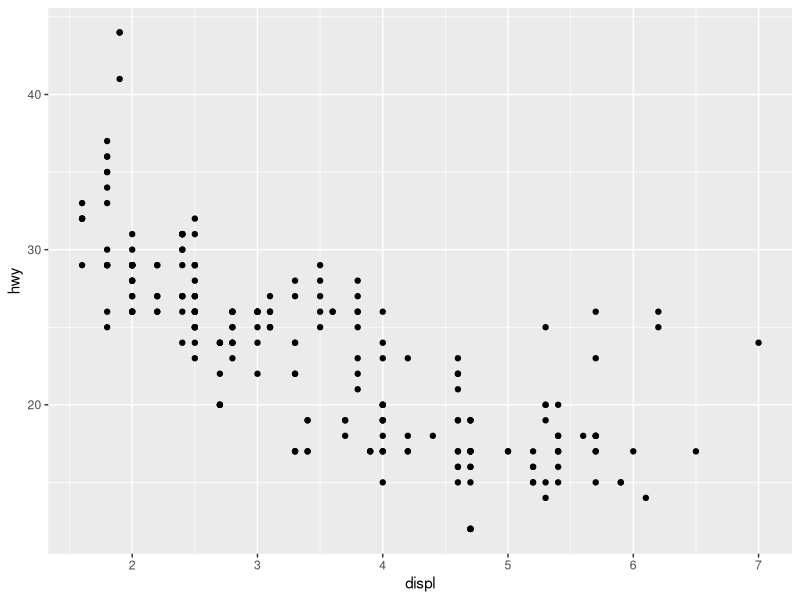
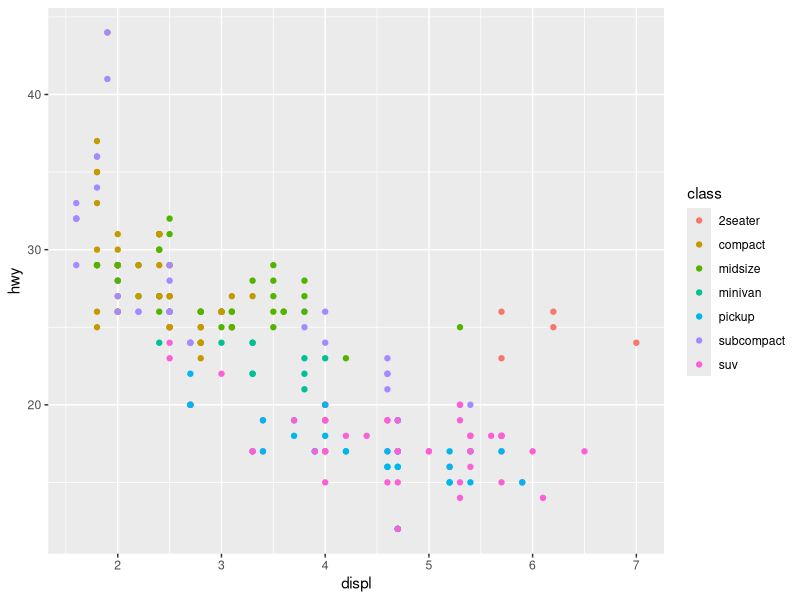
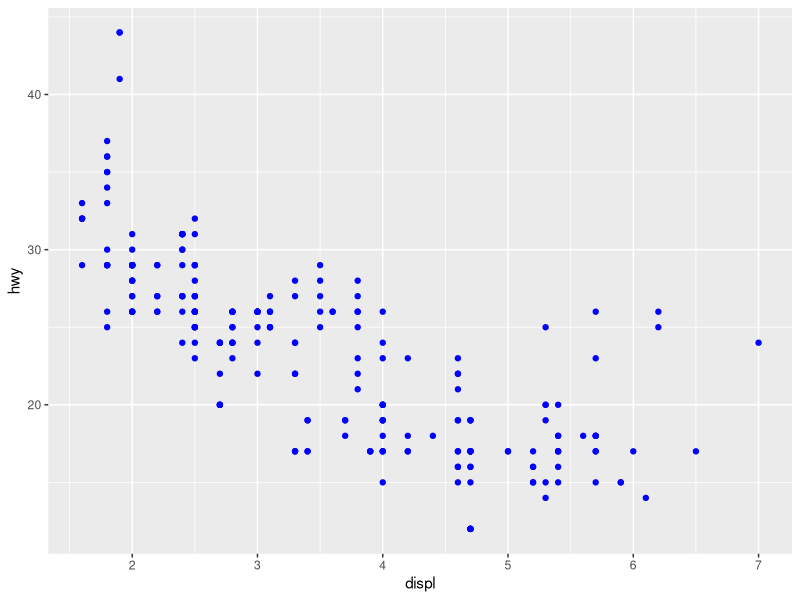
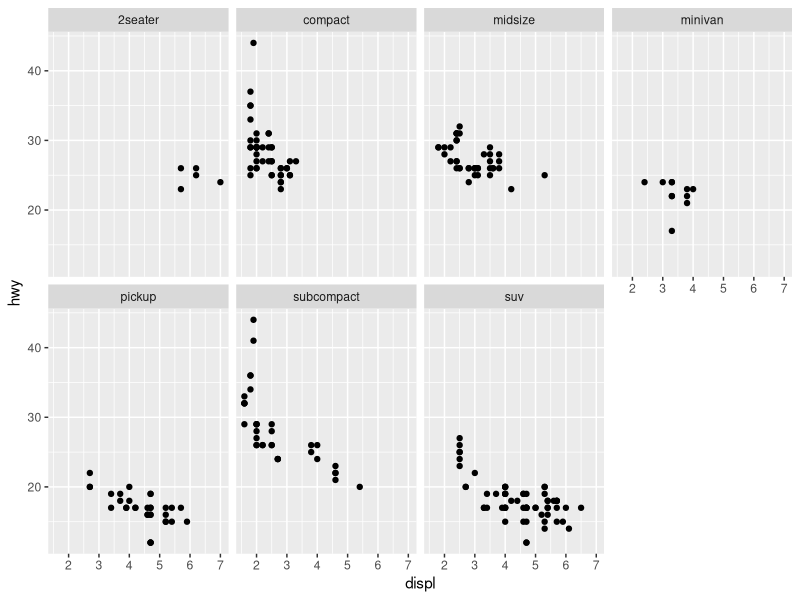
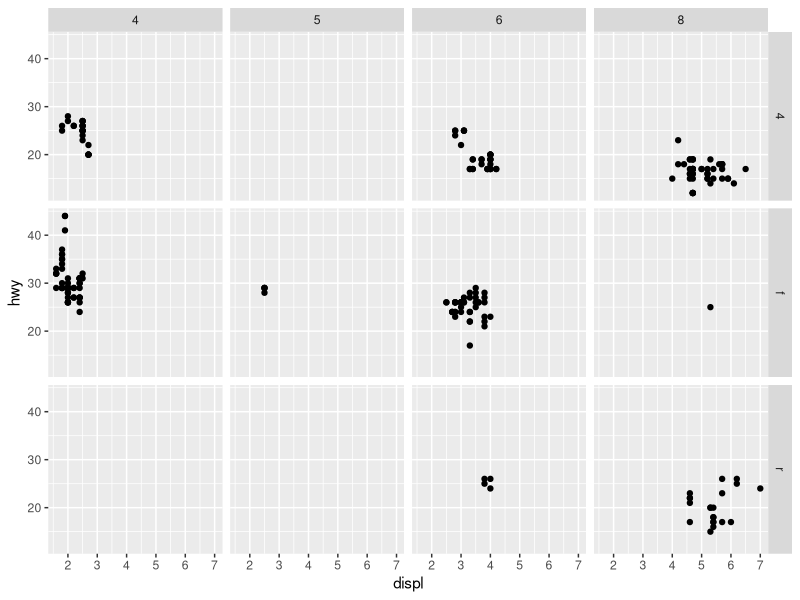
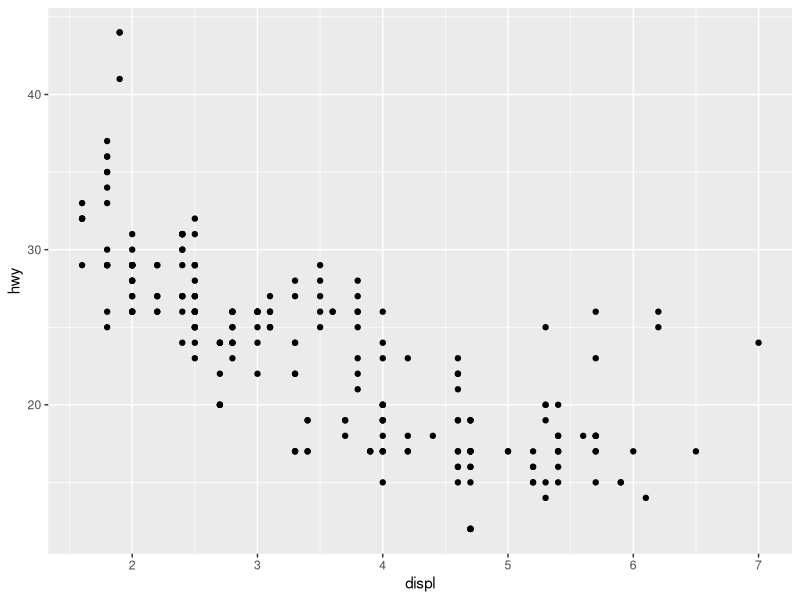
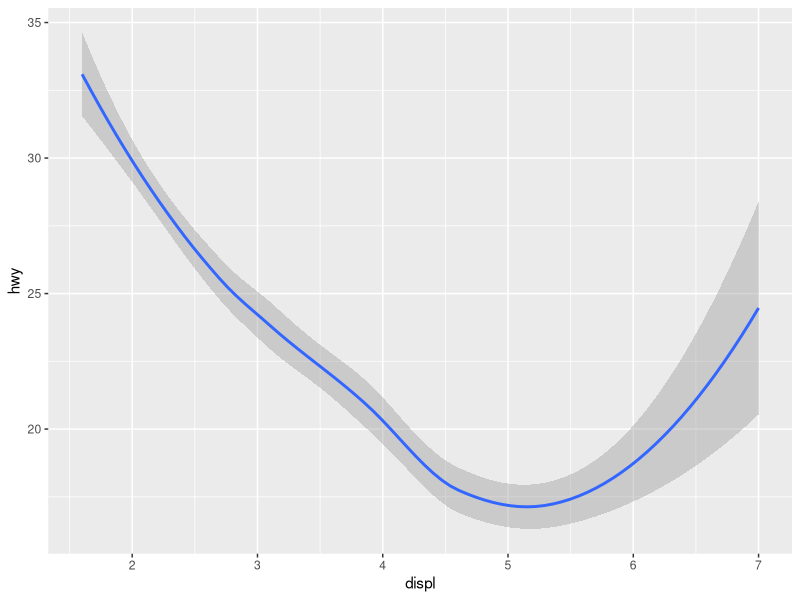
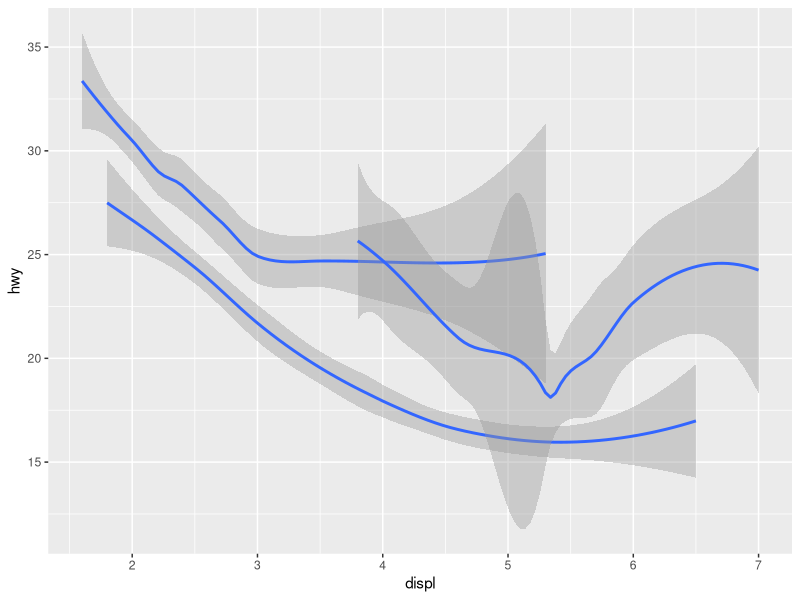

The R source for these figures, in order:
library(tidyverse)

mpg = ggplot2::mpg

ggplot(data = mpg) +
  geom_point(mapping = aes(x = displ, y = hwy))
ggplot(data = mpg) +
  geom_point(mapping = aes(x = displ, y = hwy, color = class))

# Color definition outside the aesthetic will be applied to all points
ggplot(data = mpg) +
  geom_point(mapping = aes(x = displ, y = hwy), color = "blue")

# Since you're mapping "displ" and "hwy" in your aesthetic, its these two
# variables that are used in the facet wrap
ggplot(data = mpg) +
  geom_point(mapping = aes(x = displ, y = hwy)) +
  facet_wrap(~ class, nrow = 2)

# In the previous example the "class" groups each get their own displ vs. hwy plot
# Here you can create subplots for each combination of another two variables, e.g.,
# "drv" and "cyl". Within each plot the first two variables, i.e., "displ" and "hwy"
# are mapped
ggplot(data = mpg) +
  geom_point(mapping = aes(x = displ, y = hwy)) +
  facet_grid(drv ~ cyl)

ggplot(data = mpg) + 
  geom_point(mapping = aes(x = displ, y = hwy))

ggplot(data = mpg) +
  geom_smooth(mapping = aes(x = displ, y = hwy))

ggplot(data = mpg) +
  geom_smooth(mapping = aes(x = displ, y = hwy, group = drv))

ggplot(data = mpg) +
  geom_smooth(mapping = aes(x = displ, y = hwy, linetype = drv))

ggplot(data = mpg) +
  geom_smooth(mapping = aes(x = displ, y = hwy, linetype = drv), show.legend = FALSE)

ggplot(data = mpg) +
  geom_point(mapping = aes(x = displ, y = hwy)) +
  geom_smooth(mapping = aes(x = displ, y = hwy))

ggplot(data = mpg, mapping = aes(x = displ, y = hwy)) + # global aesthetics
  geom_point(mapping = aes(color = class)) + # layer-specific aesthetics
  geom_smooth()

ggplot(data = mpg, mapping = aes(x = displ, y = hwy)) +
  geom_point(mapping = aes(color = class)) +
  geom_smooth(data = filter(mpg, class == "subcompact"), se = FALSE)

